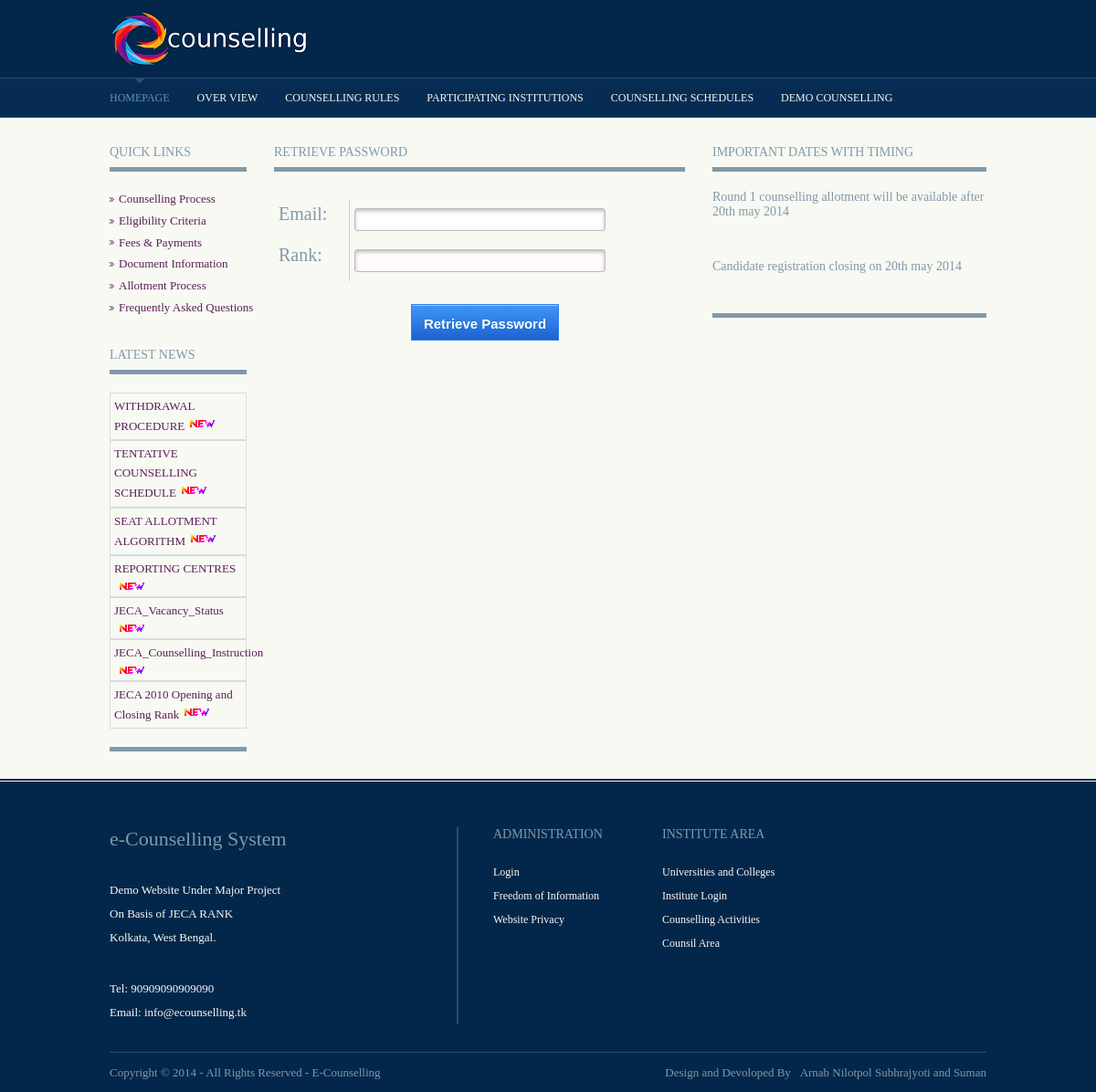
The app's page /content/forgot_password.php with its own data.
### tables this page shows
CREATE TABLE `notice` (
  `id` int(11) NOT NULL AUTO_INCREMENT,
  `title` varchar(200) NOT NULL,
  `subject` varchar(1000) NOT NULL,
  `name` varchar(100) NOT NULL,
  `type` varchar(50) NOT NULL,
  `size` varchar(100) NOT NULL,
  `path` varchar(1000) NOT NULL,
  `date` varchar(255) NOT NULL,
  PRIMARY KEY (`id`)
);

CREATE TABLE `counselling_date` (
  `id` int(11) NOT NULL AUTO_INCREMENT,
  `event` varchar(255) NOT NULL,
  `event_date` varchar(255) NOT NULL,
  PRIMARY KEY (`id`)
);

### content/forgot_password.php (the view, shortened to what this page needs)
<!DOCTYPE html PUBLIC "-//W3C//DTD XHTML 1.0 Transitional//EN" "http://www.w3.org/TR/xhtml1/DTD/xhtml1-transitional.dtd">
<html xmlns="http://www.w3.org/1999/xhtml" xml:lang="EN" lang="EN" dir="ltr">
<head profile="http://gmpg.org/xfn/11">
<link rel="stylesheet" href="documents/css/reset.css"/>
    <link rel="stylesheet" href="css/BeatPicker.min.css"/>
    <link rel="stylesheet" href="documents/css/demos.css"/>
    <link rel="stylesheet" href="documents/css/prism.css"/>
<link rel="stylesheet" href="styles/layout.css" type="text/css" />
<link rel="stylesheet" href="styles/mycss.css" type="text/css" />
<link rel="stylesheet" href="styles/mybuttons.css" type="text/css" />
<link rel="stylesheet" href="styles/style.css" type="text/css" />
<link rel="stylesheet" href="scripts/liteaccordion-v2.2/css/liteaccordion.css" type="text/css" />
</head>
<body id="top">
<div class="wrapper row1">
  <div id="header" class="clear" >
    <div class="fl_left" style="margin:-14px 0 0 0">
      <h1><a href="index.php"><img src="images/logo.png" /></a></h1>
    </div>
  </div>
</div>
<div class="wrapper row2" style="margin:-20px 0 0 0">
  <div id="topnav">
    <ul>
      <li class="active"><a href="index.php">Homepage</a></li>
      <li><a href="#" onclick="javascript:void window.open('static/counselling_overview.html','1389728149356',
'width=1480,height=1020,toolbar=0,menubar=0,location=0,status=1,scrollbars=1,resizable=0,left=0,top=0'
);return false;">Over View</a></li>
      <li><a href="#" onclick="javascript:void window.open('static/counselling_rules.html','1389728149356',
'width=1480,height=1020,toolbar=0,menubar=0,location=0,status=1,scrollbars=1,resizable=0,left=0,top=0'
);return false;">Counselling Rules</a></li>
      <li><a href="#" >Participating Institutions</a>
      </li>
      <li><a href="#" onclick="javascript:void window.open('counselling_schedule.php','1389728149356',
'width=1480,height=1020,toolbar=0,menubar=0,location=0,status=1,scrollbars=1,resizable=0,left=0,top=0'
);return false;">Counselling Schedules</a></li>
      <li class="last"><a href="gallery.php">Demo Counselling</a></li>
    </ul>
  </div>
</div>
<div class="wrapper row4">
  <div id="container" class="clear">
    <div id="homepage" class="clear">
      <div class="fl_left">
        <h2 class="title">Quick Links</h2>
        <div id="hpage_quicklinks">
          <ul class="clear">
           <li><a href="#" onclick="javascript:void window.open('static/counselling_process.php','1389728149356',
'width=1480,height=1020,toolbar=0,menubar=0,location=0,status=1,scrollbars=1,resizable=0,left=0,top=0'
);return false;">Counselling Process</a></li>
            <li><a href="#" onclick="javascript:void window.open('static/eligibility_criteria.php','1389728149356',
'width=1480,height=1020,toolbar=0,menubar=0,location=0,status=1,scrollbars=1,resizable=0,left=0,top=0'
);return false;">Eligibility Criteria</a></li>
            <li><a href="#" onclick="javascript:void window.open('static/fees_payment.php','1389728149356',
'width=1480,height=1020,toolbar=0,menubar=0,location=0,status=1,scrollbars=1,resizable=0,left=0,top=0'
);return false;">Fees &amp; Payments</a></li>
            <li><a href="#" onclick="javascript:void window.open('static/document_required.php','1389728149356',
'width=1480,height=1020,toolbar=0,menubar=0,location=0,status=1,scrollbars=1,resizable=0,left=0,top=0'
);return false;">Document Information</a></li>
            <li><a href="#" onclick="javascript:void window.open('static/allotment_process.php','1389728149356',
'width=1480,height=1020,toolbar=0,menubar=0,location=0,status=1,scrollbars=1,resizable=0,left=0,top=0'
);return false;">Allotment Process</a></li>
            <li><a href="#" onclick="javascript:void window.open('static/faq.php','1389728149356',
'width=1480,height=1020,toolbar=0,menubar=0,location=0,status=1,scrollbars=1,resizable=0,left=0,top=0'
);return false;">Frequently Asked Questions</a></li>
          </ul>
        </div>
        <h2 class="title">Latest News</h2>
        <div id="hpage_gallery">
          <ul class="clear">
		  <marquee id="mark" scrollamount="3" direction="up">
           <?php
		  $sql_news="SELECT * FROM notice order by id DESC";
		  $result=mysql_query($sql_news);
		  while($row=mysql_fetch_array($result))
		  {
		  echo "<p><a href='$row[6]'>$row[1]<img src='images/new.gif'></a></p>";
		  }
		  ?>
		   </marquee>
          </ul>
        </div>
       <div class="myline">
       </div>
      </div>
      <div class="fl_right">
        <h2 class="title">Retrieve Password</h2>
        <form  method="post" action="forgot_password_process.php" id="frm_pass" name="frm_pass" onsubmit="return val_pass();">
        <div id="outerregisteration" align="center">
        <table id="registertable" >
        	<tr>
            	<td>
                	 <h3 class="registerationh2"><label for="username"> Email:</label></h3>
                </td>
                <td>
                	<input type="email" name="eno" id="eno" class="textbox" align="right" />
                </td>
            </tr>
            <tr>
            	<td>
                	 <h3 class="registerationh2"><label for="username"> Rank:</label></h3>
                </td>
                <td>
                	<input type="text" class="textbox" name = "rank" id="rank" /><br />
                </td>
            </tr>
            <tr>
            	<td colspan="2" align="center" style="color:red; font-size:16px">
                </td>
            </tr>
         </table>
        </div>
       <input type="submit" id="reg_step1" name="reg_step1" class="registerbutton"  value="Retrieve Password" hovertext="FILL ALL FEILD TO PROCEED"/>
       </form>
      </div>
    </div>
    <div id ="extream_right">
     <ul >
            <li class="last" style="list-style: none;">
              <h2 class="title">Important Dates with Timing</h2>
              <div class="box">
                 <marquee id="mark" scrollamount="2" direction="up">
                     <?php
		  $sql_event_time="SELECT * FROM counselling_date";
		  $result=mysql_query($sql_event_time);
		  while($row=mysql_fetch_row($result))
		  {
		  echo "<h3 style='font-size:14px'>  ".$row[1]." ".$row[2]." </h3>"."<br>";
		  }
		  ?>
		   </marquee>
              </div>
            </li>
            <li style="list-style: none;">
             <div class="myline">
				</div>
            </li>
          </ul>
    </div>
  </div>
</div>
<div class="wrapper row5">
  <div id="footer" class="clear">
<div class="foot_contact">
      <h2>e-Counselling System</h2>
      <address>
      Demo Website Under Major Project<br />
     On Basis of JECA RANK<br />
      Kolkata, West Bengal.<br />
      </address>
      <ul>
        <li><strong>Tel:</strong> 90909090909090</li>
        <li class="last"><strong>Email:</strong> <a href="#">info@ecounselling.tk</a></li>
      </ul>
    </div>
    <div class="footbox">
      <h2>Administration</h2>
      <ul>
        <li><a href="http://admin.ecounselling.tk" target="new">Login</a></li>
        <li><a href="#">Freedom of Information</a></li>
        <li><a href="#">Website Privacy</a></li>
      </ul>
    </div>
    <div class="footbox">
      <h2>Institute Area</h2>
      <ul>
        <li><a href="http://ecounselling.tk/collegearea" target="new">Universities and Colleges</a></li>
        <li><a href="http://ecounselling.tk/collegearea" target="new">Institute Login</a></li>
        <li><a href="#">Counselling Activities</a></li>
        <li class="last"><a href="http://admin.ecounselling.tk" target="new">Counsil Area</a></li>
      </ul>
    </div>
  </div>
</div>
<div class="wrapper">
  <div id="copyright" class="clear">
    <p class="fl_left">Copyright &copy; 2014 - All Rights Reserved - <a href="#">E-Counselling</a></p>
    <p class="fl_right">Design and Devoloped By<a href="#" title="Free Website Templates">&nbsp; &nbsp;Arnab Nilotpol Subhrajyoti and Suman</a></p>
  </div>
</div>
</body>
</html>

### content/documents/css/demos.css (style rules this page uses)
body { background-color: #F9F9F9; overflow-x: hidden; }
body, html { min-height: 100%; }
input[type="text"] { background-color: #FFFBFB; border: 1px solid #BBBBBB; margin: 2px; padding: 5px; width: 167px; }

### content/styles/layout.css (style rules this page uses)
body { margin:0; padding:0; font-size:13px; font-family:Georgia, "Times New Roman", Times, serif; color:#F8F8F2; background-color:#03274B; }
img { margin:0; padding:0; border:none; }
.clear:after { content:"."; display:block; height:0; clear:both; visibility:hidden; line-height:0; }
.clear { display:inline-block; }
html[xmlns] .clear { display:block; }
a { outline:none; text-decoration:none; }
.fl_left { float:left; }
.fl_right { float:right; }
div.wrapper { display:block; width:100%; text-align:left; }
div.wrapper h1, div.wrapper h2, div.wrapper h3, div.wrapper h4, div.wrapper h5, div.wrapper h6 { margin:0 0 15px 0; padding:0; font-size:20px; font-weight:normal; line-height:normal; }
.row1 { color:#5F8EC2; background-color:#03274B; }
.row1 a { color:#F8F9F3; background-color:#03274B; }
.row2 { color:#F8F9F3; background-color:#072C53; border-top:1px solid #2B4D71; border-bottom:1px solid #2B4D71; }
.row4 { color:#777777; background-color:#F8F9F3; border-bottom:2px solid #03274B; }
.row5 { padding:50px 0 30px 0; border-top:1px solid #F8F9F3; }
#header, #featured_slide, #container, #footer, #copyright { position:relative; margin:0 auto 0; display:block; width:960px; }
#header { padding:25px 0 30px 0; }
#header h1, #header p, #header ul { margin:0; padding:0; list-style:none; line-height:normal; }
#header h1 { font-size:36px; font-variant:small-caps; }
#container { padding:30px 0; }
#container h1, #container h2, #container h3, #container h4, #container h5, #container h6 { color:#8199A9; background-color:#F8F9F3; }
#container a { color:#591F58; background-color:#F8F9F3; }
#container .title { display:block; width:100%; margin:0 0 20px 0; padding:0 0 8px 0; font-size:14px; text-transform:uppercase; border-bottom:5px solid #8199A9; }
#footer { line-height:2em; background:url("../images/footer_bg.gif") 380px 0 repeat-y; }
#footer, #footer a { color:#F8F8F2; background-color:#03274B; }
#footer h2, #footer p, #footer ul, #footer a, #footer address { margin:0; padding:0; font-weight:normal; list-style:none; font-style:normal; }
#footer h2 { margin:0 0 30px 0; padding:0; font-size:22px; color:#7F99A9; background-color:#03274B; }
#footer .foot_contact { display:block; float:left; width:380px; margin:0 40px 0 0; padding:0; }
#footer .foot_contact address { margin-bottom:30px; }
#footer .footbox { display:block; float:left; width:170px; margin:0 15px 0 0; padding:0; font-size:12px; }
#footer .footbox h2 { margin-bottom:20px; font-size:14px; text-transform:uppercase; }
#footer .last { margin:0; }
#copyright { padding:15px 0; border-top:1px solid #2B4D71; }
#copyright p { margin:0; padding:0; }
#copyright, #copyright a { color:#7F99A9; background-color:#03274B; }

### content/styles/mycss.css (style rules this page uses)
.myline { border-bottom:5px solid #8199A9; }
#outerregisteration { margin:0 0 15px 0; width:auto; height:auto; }
#registertable { border-style:none; border-style:hidden; margin:30px 0 0 0; }
#registertable tr { margin-bottom:30px; }
.registerationh2 { display:block; width:100%; height:5px; margin:0; padding:15px 0 0 0; font-size:20px; text-transform:none; line-height:normal; }
#outerregisteration .textbox { height:25px; width: 275px; border: 1px solid #B9BDC1; color: #797979; -moz-box-shadow: 0 2px 4px #bbb inset; -webkit-box-shadow: 0 2px 4px #BBB inset; box-shadow: 0 2px 4px #BBB inset; -moz-border-radius: 3px; -webkit-border-radius: 3px; border-radius: 3px; margin:5px 0 5px 0; }

### content/styles/style.css (style rules this page uses)
input, textarea { -webkit-font-smoothing: antialiased; -webkit-text-size-adjust: 100%; -ms-text-size-adjust: 100%; -webkit-box-sizing: border-box; -moz-box-sizing: border-box; box-sizing: border-box; outline: none; }
table { border-collapse: collapse; border-spacing: 0; }
img { border: 0; max-width: 100%; }

### content/styles/navi.css (style rules this page uses)
#topnav { position:relative; margin:0 auto; display:block; width:960px; font-size:12px; z-index:1000; }
#topnav ul, #topnav li { margin:0; padding:0; list-style:none; }
#topnav li { float:left; margin-right:30px; }
#topnav li a:link, #topnav li a:visited, #topnav li a:hover { display:block; margin:0; padding:15px 0; color:#F8F9F3; background-color:#072C53; text-transform:uppercase; }
#topnav li a:hover, #topnav li.active a { color:#5F8EC2; background:url("../images/topnav_a.gif") top center no-repeat #072C53; }
#topnav li.last { margin-right:0; }

### records on screen
notice: title "WITHDRAWAL PROCEDURE"
notice: title "TENTATIVE COUNSELLING SCHEDULE"
notice: title "SEAT ALLOTMENT ALGORITHM"
notice: title "REPORTING CENTRES"
notice: title "JECA_Vacancy_Status"
notice: title "JECA_Counselling_Instruction"
notice: title "JECA 2010 Opening and Closing Rank"
counselling_date: event "Round 1 counselling allotment will be available after", event_date "20th may 2014"
counselling_date: event "Candidate registration closing on", event_date "20th may 2014"
